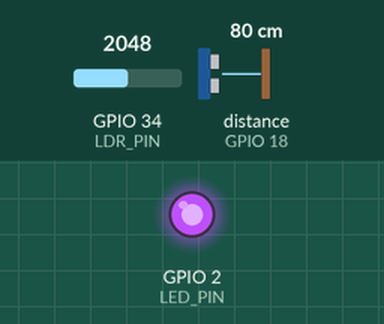
Simulated run of this sketch. Board: ESP32. Parts: output pins drawn as LEDs (lit = HIGH). Wiring (from diagram.json): ultrasonic range finder: trigger GPIO 5; echo GPIO 18. The inputs (shaded band) are chosen by the test bench; at power-on: distance to the obstacle (sensor on GPIO 18) 80 cm, GPIO 34 (LDR_PIN) = 2048. The echo pulse lasts 58.3 µs per cm; WiFi joins after 1.5 s; servers stay silent unless stated; random numbers use the default seed unless the sketch sets one; no MQTT or app messages arrive unless stated; pins used as bus, display or sensor lines are not drawn; what the sketch prints to the serial monitor is not drawn.

Above: at 2.7 s.
2.8 s: distance to the obstacle (sensor on GPIO 18) set to 97 cm
6.6 s: distance to the obstacle (sensor on GPIO 18) set to 104 cm
At 9.0 s:
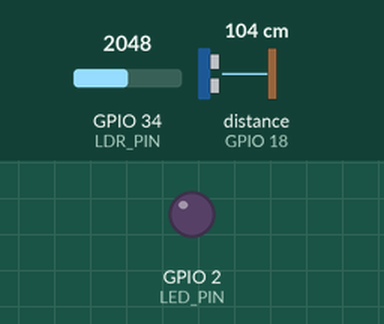
Timing chart, 0 to 10.5 s (numbered marks = the images above; inputs shaded):
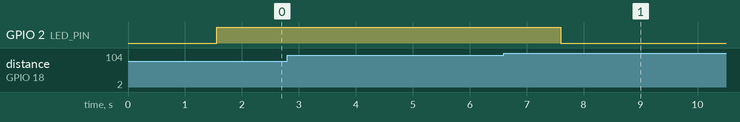

The sketch:

sketch.ino
```cpp
#include <WiFi.h>
#include <PubSubClient.h>


#define TRIG_PIN 5
#define ECHO_PIN 18


#define LED_PIN 2


#define LDR_PIN 34

const float LIMITE_DISTANCIA = 100.0;
const int LIMITE_LUMINOSIDADE = 1000;

const char* ssid = "Wokwi-GUEST"; // nome do wifi
const char* password = ""; //senha do wifi


const char* mqttServer = "broker.hivemq.com";
const int mqttPort = 1883;
const char* mqttTopic = "smartguard/sensores";


WiFiClient espClient;
PubSubClient mqttClient(espClient);

void setup() {
  Serial.begin(115200);

  pinMode(TRIG_PIN, OUTPUT);
  pinMode(ECHO_PIN, INPUT);
  pinMode(LED_PIN, OUTPUT);

  digitalWrite(LED_PIN, LOW);

  conectarWiFi();

  mqttClient.setServer(mqttServer, mqttPort);

  conectarMQTT();

  Serial.println("Sistema SmartGuard IoT iniciado...");
  Serial.println("-----------------------------------");
}

void loop() {
  if (!mqttClient.connected()) {
    conectarMQTT();
  }

  mqttClient.loop();

  float distancia = medirDistancia();
  int luminosidade = analogRead(LDR_PIN);

  bool aproximacaoDetectada = distancia <= LIMITE_DISTANCIA;
  bool ambienteEscuro = luminosidade < LIMITE_LUMINOSIDADE;

  String statusAproximacao;
  String statusLuminosidade;
  String statusGeral;

  if (aproximacaoDetectada) {
    statusAproximacao = "ALERTA";
  } else {
    statusAproximacao = "NORMAL";
  }

  if (ambienteEscuro) {
    statusLuminosidade = "ESCURO";
  } else {
    statusLuminosidade = "ADEQUADO";
  }

  if (aproximacaoDetectada && ambienteEscuro) {
    statusGeral = "CRITICO";
    digitalWrite(LED_PIN, HIGH);
  } else if (aproximacaoDetectada) {
    statusGeral = "ALERTA";
    digitalWrite(LED_PIN, HIGH);
  } else {
    statusGeral = "NORMAL";
    digitalWrite(LED_PIN, LOW);
  }

  String payload = montarJSON(
    distancia,
    luminosidade,
    statusAproximacao,
    statusLuminosidade,
    statusGeral
  );

  mqttClient.publish(mqttTopic, payload.c_str());

  Serial.println("Dados publicados no MQTT:");
  Serial.println(payload);
  Serial.println("-----------------------------------");

  delay(3000);
}

void conectarWiFi() {
  Serial.print("Conectando ao Wi-Fi");

  WiFi.begin(ssid, password);

  while (WiFi.status() != WL_CONNECTED) {
    delay(500);
    Serial.print(".");
  }

  Serial.println();
  Serial.println("Wi-Fi conectado!");
  Serial.print("IP do ESP32: ");
  Serial.println(WiFi.localIP());
}

void conectarMQTT() {
  while (!mqttClient.connected()) {
    Serial.print("Conectando ao broker MQTT... ");

    String clientId = "SmartGuardESP32-";
    clientId += String(random(0xffff), HEX);

    if (mqttClient.connect(clientId.c_str())) {
      Serial.println("conectado!");
    } else {
      Serial.print("falhou. Codigo: ");
      Serial.print(mqttClient.state());
      Serial.println(" Tentando novamente em 2 segundos...");
      delay(2000);
    }
  }
}

float medirDistancia() {
  digitalWrite(TRIG_PIN, LOW);
  delayMicroseconds(2);

  digitalWrite(TRIG_PIN, HIGH);
  delayMicroseconds(10);
  digitalWrite(TRIG_PIN, LOW);

  long duracao = pulseIn(ECHO_PIN, HIGH);

  float distancia = duracao * 0.034 / 2;

  return distancia;
}

String montarJSON(
  float distancia,
  int luminosidade,
  String statusAproximacao,
  String statusLuminosidade,
  String statusGeral
) {
  String payload = "{";

  payload += "\"distancia_cm\":";
  payload += String(distancia, 2);
  payload += ",";

  payload += "\"luminosidade\":";
  payload += String(luminosidade);
  payload += ",";

  payload += "\"status_aproximacao\":\"";
  payload += statusAproximacao;
  payload += "\",";

  payload += "\"status_luminosidade\":\"";
  payload += statusLuminosidade;
  payload += "\",";

  payload += "\"status_geral\":\"";
  payload += statusGeral;
  payload += "\"";

  payload += "}";

  return payload;
}
```

Measured:
- the behaviour switches between 100 and 101 cm on distance to the obstacle (sensor on GPIO 18) (found by bisection; images 0 and 1)
- after the input at 2.8 s, every drawn part: stays the same
- after the input at 6.6 s, GPIO 2 (LED_PIN): HIGH → LOW after 1.0 s
